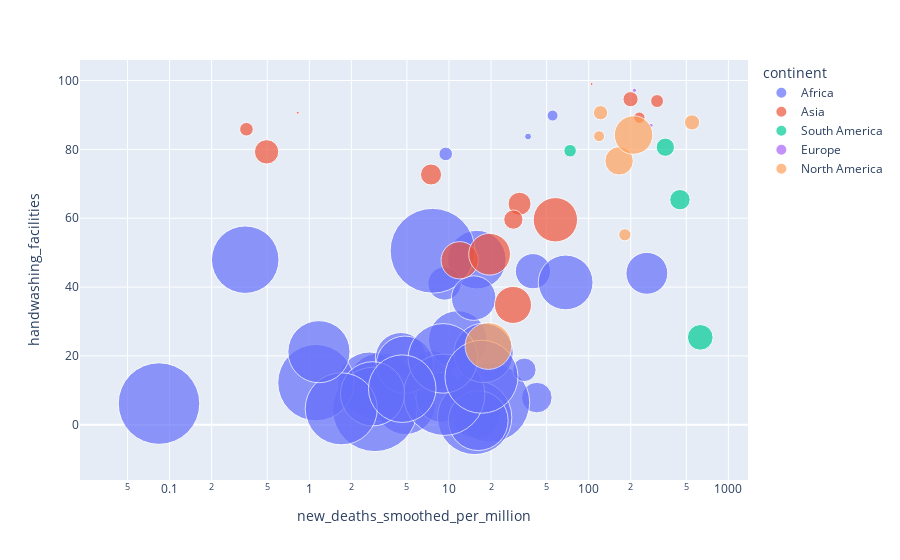

The code cell stored with this chart in its notebook:
### Code cell
fig = px.scatter(df_grouped, 
                 x="new_deaths_smoothed_per_million", y="handwashing_facilities", size="extreme_poverty", color="continent",
                 hover_name="location", log_x=True, size_max=60)
fig.show()

### Figure 1 — Plotly figure (JSON) as saved in the notebook; plotly's stock layout.template omitted (floating-point values rounded to 4 significant figures)
{"data": [{"hovertemplate": "<b>%{hovertext}</b><br><br>continent=Africa<br>new_deaths_smoothed_per_million=%{x}<br>handwashing_facilities=%{y}<br>extreme_poverty=%{marker.size}<extra></extra>", "hovertext": ["Algeria", "Benin", "Burkina Faso", "Burundi", "Cameroon", "Chad", "Comoros", "Congo", "Cote d'Ivoire", "Democratic Republic of Congo", "Egypt", "Ethiopia", "Gambia", "Ghana", "Guinea", "Guinea-Bissau", "Kenya", "Lesotho", "Liberia", "Madagascar", "Malawi", "Mauritania", "Mozambique", "Namibia", "Niger", "Rwanda", "Sao Tome and Principe", "Senegal", "Sierra Leone", "South Africa", "Tanzania", "Togo", "Tunisia", "Uganda", "Zambia", "Zimbabwe"], "legendgroup": "Africa", "marker": {"color": "#636efa", "size": [0.5, 49.6, 43.7, 71.7, 23.8, 38.4, 18.1, 37.0, 28.2, 77.1, 1.3, 26.7, 10.1, 12.0, 35.3, 67.1, 36.8, 59.6, 38.6, 77.6, 71.4, 6.0, 62.9, 13.4, 44.5, 56.0, 32.3, 38.0, 52.2, 18.9, 49.1, 49.2, 2.0, 41.6, 57.5, 21.4], "sizemode": "area", "sizeref": 0.02156, "symbol": "circle"}, "mode": "markers", "name": "Africa", "orientation": "v", "showlegend": true, "type": "scatter", "x": [36.82, 3.249, 2.694, 0.084, 15.64, 4.876, 7.556, 15.84, 4.526, 2.947, 55.15, 8.775, 42.55, 9.296, 4.832, 19.76, 11.55, 15.27, 16.2, 7.629, 9.239, 34.63, 1.116, 39.91, 2.838, 1.694, 68.45, 17.69, 9.042, 261.0, 0.348, 4.627, 9.475, 1.173, 17.09, 15.03], "xaxis": "x", "y": [83.74, 11.04, 11.88, 6.144, 2.735, 5.818, 15.57, 47.96, 19.35, 4.472, 89.83, 7.96, 7.876, 41.05, 17.45, 6.403, 24.65, 2.117, 1.188, 50.54, 8.704, 15.95, 12.23, 44.6, 8.978, 4.617, 41.34, 20.86, 19.27, 43.99, 47.95, 10.47, 78.69, 21.22, 13.94, 36.79], "yaxis": "y"}, {"hovertemplate": "<b>%{hovertext}</b><br><br>continent=Asia<br>new_deaths_smoothed_per_million=%{x}<br>handwashing_facilities=%{y}<br>extreme_poverty=%{marker.size}<extra></extra>", "hovertext": ["Armenia", "Bangladesh", "Bhutan", "India", "Indonesia", "Iraq", "Kazakhstan", "Kyrgyzstan", "Laos", "Mongolia", "Myanmar", "Nepal", "Pakistan", "Tajikistan", "Thailand", "Timor", "Vietnam", "Yemen"], "legendgroup": "Asia", "marker": {"color": "#EF553B", "size": [1.8, 14.8, 1.5, 21.2, 5.7, 2.5, 0.1, 1.4, 22.7, 0.5, 6.4, 15.0, 4.0, 4.8, 0.1, 30.3, 2.0, 18.8], "sizemode": "area", "sizeref": 0.02156, "symbol": "circle"}, "mode": "markers", "name": "Asia", "orientation": "v", "showlegend": true, "type": "scatter", "x": [308.7, 28.73, 0.0, 57.77, 32.01, 199.4, 105.0, 230.6, 0.0, 0.0, 0.495, 11.93, 28.9, 7.44, 0.827, 0.0, 0.355, 19.53], "xaxis": "x", "y": [94.04, 34.81, 79.81, 59.55, 64.2, 94.58, 99.0, 89.22, 49.84, 71.18, 79.29, 47.78, 59.61, 72.7, 90.67, 28.18, 85.85, 49.54], "yaxis": "y"}, {"hovertemplate": "<b>%{hovertext}</b><br><br>continent=South America<br>new_deaths_smoothed_per_million=%{x}<br>handwashing_facilities=%{y}<br>extreme_poverty=%{marker.size}<extra></extra>", "hovertext": ["Bolivia", "Colombia", "Ecuador", "Paraguay"], "legendgroup": "South America", "marker": {"color": "#00cc96", "size": [7.1, 4.5, 3.6, 1.7], "sizemode": "area", "sizeref": 0.02156, "symbol": "circle"}, "mode": "markers", "name": "South America", "orientation": "v", "showlegend": true, "type": "scatter", "x": [629.1, 450.2, 353.7, 73.64], "xaxis": "x", "y": [25.38, 65.39, 80.64, 79.6], "yaxis": "y"}, {"hovertemplate": "<b>%{hovertext}</b><br><br>continent=Europe<br>new_deaths_smoothed_per_million=%{x}<br>handwashing_facilities=%{y}<br>extreme_poverty=%{marker.size}<extra></extra>", "hovertext": ["Bosnia and Herzegovina", "Moldova"], "legendgroup": "Europe", "marker": {"color": "#ab63fa", "size": [0.2, 0.2], "sizemode": "area", "sizeref": 0.02156, "symbol": "circle"}, "mode": "markers", "name": "Europe", "orientation": "v", "showlegend": true, "type": "scatter", "x": [212.8, 279.6], "xaxis": "x", "y": [97.16, 86.98], "yaxis": "y"}, {"hovertemplate": "<b>%{hovertext}</b><br><br>continent=North America<br>new_deaths_smoothed_per_million=%{x}<br>handwashing_facilities=%{y}<br>extreme_poverty=%{marker.size}<extra></extra>", "hovertext": ["Costa Rica", "Dominican Republic", "El Salvador", "Guatemala", "Haiti", "Honduras", "Mexico"], "legendgroup": "North America", "marker": {"color": "#FFA15A", "size": [1.3, 1.6, 2.2, 8.7, 23.5, 16.0, 2.5], "sizemode": "area", "sizeref": 0.02156, "symbol": "circle"}, "mode": "markers", "name": "North America", "orientation": "v", "showlegend": true, "type": "scatter", "x": [118.7, 181.5, 121.6, 165.2, 19.15, 209.5, 549.5], "xaxis": "x", "y": [83.84, 55.18, 90.65, 76.67, 22.86, 84.17, 87.85], "yaxis": "y"}], "layout": {"legend": {"itemsizing": "constant", "title": {"text": "continent"}, "tracegroupgap": 0}, "margin": {"t": 60}, "xaxis": {"anchor": "y", "domain": [0, 1], "title": {"text": "new_deaths_smoothed_per_million"}, "type": "log"}, "yaxis": {"anchor": "x", "domain": [0, 1], "title": {"text": "handwashing_facilities"}}}}
